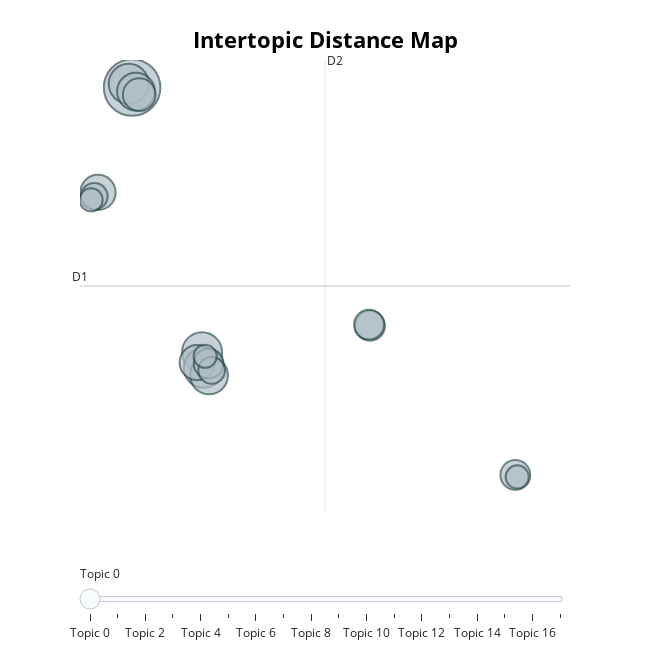

Here is the notebook cell this chart was saved with:
### Code cell
topic_model.visualize_topics()

### Figure 1 — Plotly figure (JSON) as saved in the notebook; plotly's stock layout.template omitted (floating-point values rounded to 4 significant figures)
{"data": [{"customdata": [[0, "thank | nice | good | great | stop", 18], [1, "want | ask | great | add | question", 9], [2, "difficult | feeling | tiredness | task | make", 9], [3, "follow | guidance | guide | percentage | instruction", 9], [4, "question | tall | speak | anonym | building", 8], [5, "eye | close | open | correct | long", 8], [6, "send | love | avatar | body | easy", 7], [7, "compassion | feeling | enable | useful | self", 7], [8, "later | mm | round | time | ", 6], [9, "experiment | impression | tell | interesting | comparison", 5], [10, "condition | experience | share | 70 | reverse", 5], [11, "blink | notice | intensity | change | light", 5], [12, "meditation | today | practice | relate | past", 5], [13, "annoy | reality | virtual | absolutely | forgive", 4], [14, "embody | wrong | mask | identify | recognize", 4], [15, "difference | meditation | love | work | session", 3], [16, "avatar | self | right | easy | ", 3], [17, "pixelation | pixelated | realize | color | isolate", 3]], "hovertemplate": "<b>Topic %{customdata[0]}</b><br>%{customdata[1]}<br>Size: %{customdata[2]}", "legendgroup": "", "marker": {"color": "#B0BEC5", "line": {"color": "DarkSlateGrey", "width": 2}, "size": [18, 9, 9, 9, 8, 8, 7, 7, 6, 5, 5, 5, 5, 4, 4, 3, 3, 3], "sizemode": "area", "sizeref": 0.01125, "symbol": "circle"}, "mode": "markers", "name": "", "orientation": "v", "showlegend": false, "type": "scatter", "x": [-2.752, -3.033, 3.044, 3.192, -2.438, 3.623, -5.581, 2.645, -2.163, 16.96, 16.88, 29.01, 3.589, 3.839, -5.885, 3.303, -6.149, 29.16], "xaxis": "x", "y": [11.92, 12.2, -8.375, -9.566, 11.61, -10.15, 3.879, -9.166, 11.37, -6.341, -6.261, -17.78, -9.239, -9.768, 3.576, -8.682, 3.312, -17.93], "yaxis": "y"}], "layout": {"annotations": [{"showarrow": false, "text": "D1", "x": -7.071, "y": -3.295, "yshift": 10}, {"showarrow": false, "text": "D2", "x": 13.23, "xshift": 10, "y": 14.03}], "height": 650, "hoverlabel": {"bgcolor": "white", "font": {"family": "Rockwell", "size": 16}}, "legend": {"itemsizing": "constant", "tracegroupgap": 0}, "margin": {"t": 60}, "shapes": [{"line": {"color": "#CFD8DC", "width": 2}, "type": "line", "x0": 13.23, "x1": 13.23, "y0": -20.62, "y1": 14.03}, {"line": {"color": "#9E9E9E", "width": 2}, "type": "line", "x0": -7.071, "x1": 33.53, "y0": -3.295, "y1": -3.295}], "sliders": [{"active": 0, "pad": {"t": 50}, "steps": [{"args": [{"marker.color": [["red", "#B0BEC5", "#B0BEC5", "#B0BEC5", "#B0BEC5", "#B0BEC5", "#B0BEC5", "#B0BEC5", "#B0BEC5", "#B0BEC5", "#B0BEC5", "#B0BEC5", "#B0BEC5", "#B0BEC5", "#B0BEC5", "#B0BEC5", "#B0BEC5", "#B0BEC5"]]}], "label": "Topic 0", "method": "update"}, {"args": [{"marker.color": [["#B0BEC5", "red", "#B0BEC5", "#B0BEC5", "#B0BEC5", "#B0BEC5", "#B0BEC5", "#B0BEC5", "#B0BEC5", "#B0BEC5", "#B0BEC5", "#B0BEC5", "#B0BEC5", "#B0BEC5", "#B0BEC5", "#B0BEC5", "#B0BEC5", "#B0BEC5"]]}], "label": "Topic 1", "method": "update"}, {"args": [{"marker.color": [["#B0BEC5", "#B0BEC5", "red", "#B0BEC5", "#B0BEC5", "#B0BEC5", "#B0BEC5", "#B0BEC5", "#B0BEC5", "#B0BEC5", "#B0BEC5", "#B0BEC5", "#B0BEC5", "#B0BEC5", "#B0BEC5", "#B0BEC5", "#B0BEC5", "#B0BEC5"]]}], "label": "Topic 2", "method": "update"}, {"args": [{"marker.color": [["#B0BEC5", "#B0BEC5", "#B0BEC5", "red", "#B0BEC5", "#B0BEC5", "#B0BEC5", "#B0BEC5", "#B0BEC5", "#B0BEC5", "#B0BEC5", "#B0BEC5", "#B0BEC5", "#B0BEC5", "#B0BEC5", "#B0BEC5", "#B0BEC5", "#B0BEC5"]]}], "label": "Topic 3", "method": "update"}, {"args": [{"marker.color": [["#B0BEC5", "#B0BEC5", "#B0BEC5", "#B0BEC5", "red", "#B0BEC5", "#B0BEC5", "#B0BEC5", "#B0BEC5", "#B0BEC5", "#B0BEC5", "#B0BEC5", "#B0BEC5", "#B0BEC5", "#B0BEC5", "#B0BEC5", "#B0BEC5", "#B0BEC5"]]}], "label": "Topic 4", "method": "update"}, {"args": [{"marker.color": [["#B0BEC5", "#B0BEC5", "#B0BEC5", "#B0BEC5", "#B0BEC5", "red", "#B0BEC5", "#B0BEC5", "#B0BEC5", "#B0BEC5", "#B0BEC5", "#B0BEC5", "#B0BEC5", "#B0BEC5", "#B0BEC5", "#B0BEC5", "#B0BEC5", "#B0BEC5"]]}], "label": "Topic 5", "method": "update"}, {"args": [{"marker.color": [["#B0BEC5", "#B0BEC5", "#B0BEC5", "#B0BEC5", "#B0BEC5", "#B0BEC5", "red", "#B0BEC5", "#B0BEC5", "#B0BEC5", "#B0BEC5", "#B0BEC5", "#B0BEC5", "#B0BEC5", "#B0BEC5", "#B0BEC5", "#B0BEC5", "#B0BEC5"]]}], "label": "Topic 6", "method": "update"}, {"args": [{"marker.color": [["#B0BEC5", "#B0BEC5", "#B0BEC5", "#B0BEC5", "#B0BEC5", "#B0BEC5", "#B0BEC5", "red", "#B0BEC5", "#B0BEC5", "#B0BEC5", "#B0BEC5", "#B0BEC5", "#B0BEC5", "#B0BEC5", "#B0BEC5", "#B0BEC5", "#B0BEC5"]]}], "label": "Topic 7", "method": "update"}, {"args": [{"marker.color": [["#B0BEC5", "#B0BEC5", "#B0BEC5", "#B0BEC5", "#B0BEC5", "#B0BEC5", "#B0BEC5", "#B0BEC5", "red", "#B0BEC5", "#B0BEC5", "#B0BEC5", "#B0BEC5", "#B0BEC5", "#B0BEC5", "#B0BEC5", "#B0BEC5", "#B0BEC5"]]}], "label": "Topic 8", "method": "update"}, {"args": [{"marker.color": [["#B0BEC5", "#B0BEC5", "#B0BEC5", "#B0BEC5", "#B0BEC5", "#B0BEC5", "#B0BEC5", "#B0BEC5", "#B0BEC5", "red", "#B0BEC5", "#B0BEC5", "#B0BEC5", "#B0BEC5", "#B0BEC5", "#B0BEC5", "#B0BEC5", "#B0BEC5"]]}], "label": "Topic 9", "method": "update"}, {"args": [{"marker.color": [["#B0BEC5", "#B0BEC5", "#B0BEC5", "#B0BEC5", "#B0BEC5", "#B0BEC5", "#B0BEC5", "#B0BEC5", "#B0BEC5", "#B0BEC5", "red", "#B0BEC5", "#B0BEC5", "#B0BEC5", "#B0BEC5", "#B0BEC5", "#B0BEC5", "#B0BEC5"]]}], "label": "Topic 10", "method": "update"}, {"args": [{"marker.color": [["#B0BEC5", "#B0BEC5", "#B0BEC5", "#B0BEC5", "#B0BEC5", "#B0BEC5", "#B0BEC5", "#B0BEC5", "#B0BEC5", "#B0BEC5", "#B0BEC5", "red", "#B0BEC5", "#B0BEC5", "#B0BEC5", "#B0BEC5", "#B0BEC5", "#B0BEC5"]]}], "label": "Topic 11", "method": "update"}, {"args": [{"marker.color": [["#B0BEC5", "#B0BEC5", "#B0BEC5", "#B0BEC5", "#B0BEC5", "#B0BEC5", "#B0BEC5", "#B0BEC5", "#B0BEC5", "#B0BEC5", "#B0BEC5", "#B0BEC5", "red", "#B0BEC5", "#B0BEC5", "#B0BEC5", "#B0BEC5", "#B0BEC5"]]}], "label": "Topic 12", "method": "update"}, {"args": [{"marker.color": [["#B0BEC5", "#B0BEC5", "#B0BEC5", "#B0BEC5", "#B0BEC5", "#B0BEC5", "#B0BEC5", "#B0BEC5", "#B0BEC5", "#B0BEC5", "#B0BEC5", "#B0BEC5", "#B0BEC5", "red", "#B0BEC5", "#B0BEC5", "#B0BEC5", "#B0BEC5"]]}], "label": "Topic 13", "method": "update"}, {"args": [{"marker.color": [["#B0BEC5", "#B0BEC5", "#B0BEC5", "#B0BEC5", "#B0BEC5", "#B0BEC5", "#B0BEC5", "#B0BEC5", "#B0BEC5", "#B0BEC5", "#B0BEC5", "#B0BEC5", "#B0BEC5", "#B0BEC5", "red", "#B0BEC5", "#B0BEC5", "#B0BEC5"]]}], "label": "Topic 14", "method": "update"}, {"args": [{"marker.color": [["#B0BEC5", "#B0BEC5", "#B0BEC5", "#B0BEC5", "#B0BEC5", "#B0BEC5", "#B0BEC5", "#B0BEC5", "#B0BEC5", "#B0BEC5", "#B0BEC5", "#B0BEC5", "#B0BEC5", "#B0BEC5", "#B0BEC5", "red", "#B0BEC5", "#B0BEC5"]]}], "label": "Topic 15", "method": "update"}, {"args": [{"marker.color": [["#B0BEC5", "#B0BEC5", "#B0BEC5", "#B0BEC5", "#B0BEC5", "#B0BEC5", "#B0BEC5", "#B0BEC5", "#B0BEC5", "#B0BEC5", "#B0BEC5", "#B0BEC5", "#B0BEC5", "#B0BEC5", "#B0BEC5", "#B0BEC5", "red", "#B0BEC5"]]}], "label": "Topic 16", "method": "update"}, {"args": [{"marker.color": [["#B0BEC5", "#B0BEC5", "#B0BEC5", "#B0BEC5", "#B0BEC5", "#B0BEC5", "#B0BEC5", "#B0BEC5", "#B0BEC5", "#B0BEC5", "#B0BEC5", "#B0BEC5", "#B0BEC5", "#B0BEC5", "#B0BEC5", "#B0BEC5", "#B0BEC5", "red"]]}], "label": "Topic 17", "method": "update"}]}], "title": {"font": {"color": "Black", "size": 22}, "text": "<b>Intertopic Distance Map</b>", "x": 0.5, "xanchor": "center", "y": 0.95, "yanchor": "top"}, "width": 650, "xaxis": {"anchor": "y", "domain": [0, 1], "range": [-7.071, 33.53], "title": {"text": ""}, "visible": false}, "yaxis": {"anchor": "x", "domain": [0, 1], "range": [-20.62, 14.03], "title": {"text": ""}, "visible": false}}}
